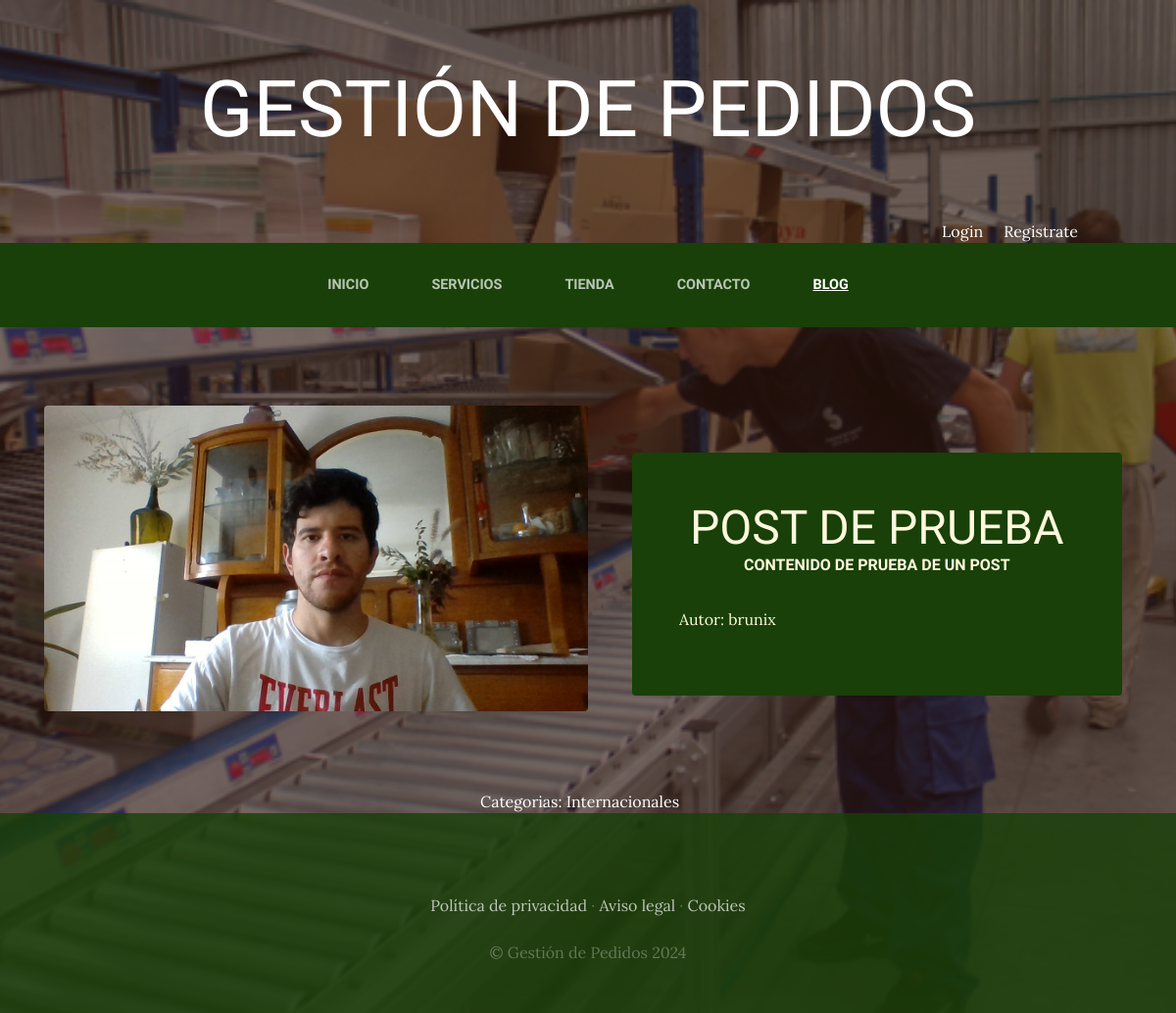
Page /blog/categoria/1 on the committed database.
### blog/models.py (models this page shows, shortened)
class Post(models.Model):
    titulo = models.CharField(max_length=50)
    contenido = models.CharField(max_length=50)
    imagen = models.ImageField(upload_to='blog', null=True, blank=True)
    autor = models.ForeignKey(User, on_delete=models.CASCADE)
    categorias = models.ManyToManyField(Categoria)
    created = models.DateTimeField(auto_now_add=True)
    updated = models.DateTimeField(auto_now_add=True)
    class Meta:
        verbose_name = 'post'
        verbose_name_plural = 'posts'

class Categoria(models.Model):
    nombre = models.CharField(max_length=50)
    created = models.DateTimeField(auto_now_add=True)
    updated = models.DateTimeField(auto_now_add=True)
    class Meta:
        verbose_name = 'categoria'
        verbose_name_plural = 'categorias'

### blog/views.py (the view)
# urls.py: path('categoria/<int:categoria_id>', views.categoria, name='categoria'),
def categoria(request, categoria_id):
    categoria = Categoria.objects.get(id=categoria_id)
    posts = Post.objects.filter(categorias=categoria)
    return render(request, "blog/categoria.html", { 'categoria':categoria, 'posts':posts } )

### carro/context_processor.py (called while the page is built)
def importe_total_carro(request):
    total = 0
    if request.user.is_authenticated:
        for key, value in request.session["carro"].items():
            total = total + float( value["precio"] )
    else:
        total="Debes hacer login"
    return { "importe_total_carro": total }

### blog/templates/blog/categoria.html
{% extends "ProyectoWebApp/base.html" %}
{% load static %}
{% block content %}
    {% for post in posts %}
        <section class="page-section clearfix">
            <div class="container">
            <div class="intro">
                <img class="intro-img img-fluid mb-3 mb-lg-0 rounded" src="{{post.imagen.url}}" alt="servicioimg" style="width: 50%;">
                <div class="intro-text left-0 text-center bg-faded p-5 rounded">
                <h2 class="section-heading mb-4" >
                    <span class="section-heading-lower">{{post.titulo}}</span>
                    <span class="section-heading-upper">{{post.contenido}}</span>
                </h2>
                <div style="text-align: left;">
                    <p>Autor: {{post.autor}}</p>
                </div>
                </div>
            </div>
            </div>
        </section>
    {% endfor %}
    <section>
        <div style="width: 75%; margin: auto; text-align: center; color: white;">
            Categorias:
            {% for post in posts %}
                {% for categoria in post.categorias.all %}
                    {{categoria.nombre}} &nbsp;&nbsp;&nbsp;
                {% endfor %}
            {% endfor %}
        </div>
    </section>
{% endblock %}

### ProyectoWebApp/static/ProyectoWebApp/css/gestion.css (style rules this page uses)
body { font-family: 'Lora'; background: linear-gradient(rgba(47, 23, 15, 0.65), rgba(47, 23, 15, 0.65)), url("../img/bg_main.jpg"); background-attachment: fixed; background-position: center; background-size: cover; }
h1, h2, h3, h4, h5, h6 { font-family: 'Raleway'; }
p { line-height: 1.75; }
.page-section { margin-top: 5rem; margin-bottom: 5rem; }
.section-heading { text-transform: uppercase; }
.section-heading .section-heading-upper { display: block; font-size: 1rem; font-weight: 800; padding-bottom:.5rem; }
.section-heading .section-heading-lower { display: block; font-size: 3rem; font-weight: 100; }
.bg-faded { background-color: rgba(255, 255, 255, 0.85); }
.intro { position: relative; }
@media (min-width: 992px) { .intro .intro-img { width: 75%; float: left; } }
@media (min-width: 992px) { .intro .intro-text { left: 600; width: 60%; margin-top: 3rem; background-color: rgba(24, 64, 8); color: cornsilk; position: absolute; } }
@media (min-width: 1200px) { .intro .intro-text { width: 45%; } }

### rows in the picture
Post: imagen (picture), titulo "POST DE PRUEBA", contenido "CONTENIDO DE PRUEBA DE UN POST", autor "brunix"
Categoria: nombre "Internacionales"
